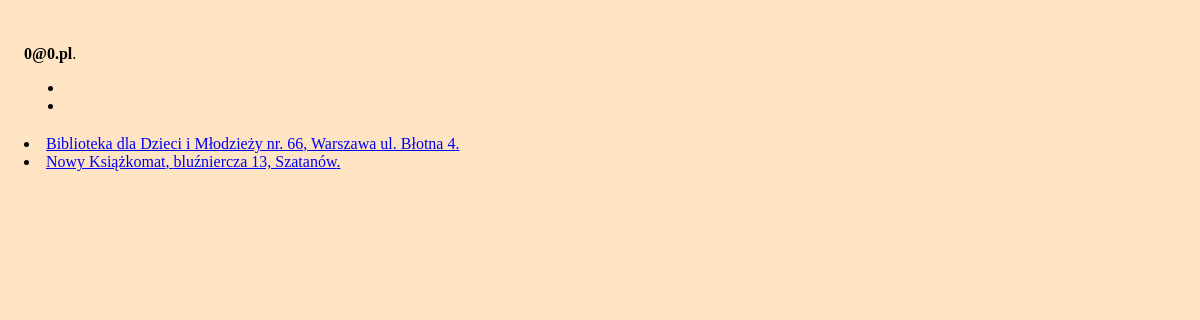
The app's page /machine.php (signed in), older data.
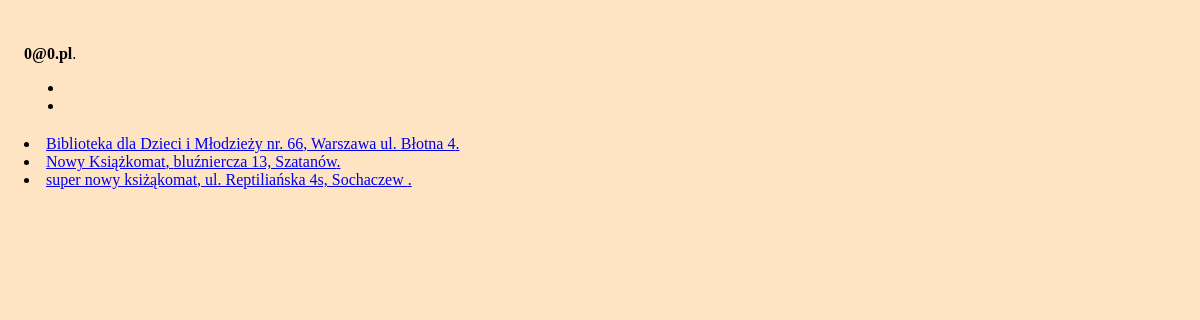
The same page, newer data.
### tables this page shows
CREATE TABLE "unit" (
    "unit_id" INTEGER PRIMARY KEY AUTOINCREMENT NOT NULL,
    "unit_name" TEXT,
    "unit_address" TEXT,
    "number_columns" INTEGER,
    "number_box" INTEGER
);

### machine.php (the view, shortened to what this page needs)
<?php
require 'config.php';
$db = new MyDB($dbfile);
$stm = $db->query("SELECT unit_id, unit_name, unit_address, number_box FROM unit");
while ($row = $stm->fetchArray(1)) {
    $unit_id = $row['unit_id'];
    $unit_name = $row['unit_name'];
    $unit_address = $row['unit_address'];
    $unit = "<li><a href=\"?id=$unit_id\">$unit_name, $unit_address.</a></li>";
    $all_units .= $unit;
}
echo $page_head . "\n\t\t<title>" . $info['machine_title']; ?></title>
</head>
<body>
    <?php
    if (isset($_SESSION["name"])) {
    ?>
        <header class="page-header">
            <?php echo $info['admin_login_info'] . " <b>" . $_SESSION['name']; ?></b>.<br>
        </header>
        <nav>
            <ul>
                <li><?php echo $info['admin_logout']; ?></li>
                <li><?php echo $info['admin_page']; ?></li>
            </ul>
        </nav>
        <main role="main">
            <section>
                <?php echo $all_units; ?>
            </section>
        </main>
    <?php
    } else {
        echo '<header class="page-header">
        <h1>' . $info["machine_message"] . '</h1>
        <h2><a href="login.php">' . $info["login_first"] . '</a></h2>
    </header>';
    }
    ?>
</body>
</html>

Row changes from the older to the newer data that the page shows:
added unit: unit_name "super nowy ksiżąkomat", unit_address "ul. Reptiliańska 4s, Sochaczew"
